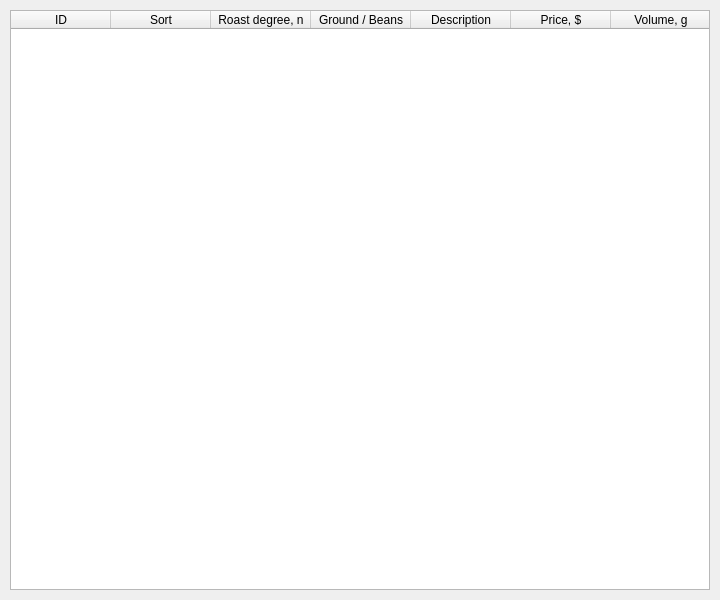
<?xml version="1.0" encoding="UTF-8"?>
<ui version="4.0">
 <class>MainWindow</class>
 <widget class="QMainWindow" name="MainWindow">
  <property name="geometry">
   <rect>
    <x>0</x>
    <y>0</y>
    <width>720</width>
    <height>600</height>
   </rect>
  </property>
  <property name="windowTitle">
   <string>Кофе</string>
  </property>
  <widget class="QWidget" name="centralwidget">
   <widget class="QTableWidget" name="tableWidget">
    <property name="geometry">
     <rect>
      <x>10</x>
      <y>10</y>
      <width>700</width>
      <height>580</height>
     </rect>
    </property>
    <property name="verticalScrollBarPolicy">
     <enum>Qt::ScrollBarAlwaysOff</enum>
    </property>
    <property name="horizontalScrollBarPolicy">
     <enum>Qt::ScrollBarAlwaysOff</enum>
    </property>
    <property name="showGrid">
     <bool>true</bool>
    </property>
    <property name="cornerButtonEnabled">
     <bool>true</bool>
    </property>
    <column>
     <property name="text">
      <string>ID</string>
     </property>
     <property name="textAlignment">
      <set>AlignCenter</set>
     </property>
    </column>
    <column>
     <property name="text">
      <string>Sort</string>
     </property>
     <property name="textAlignment">
      <set>AlignCenter</set>
     </property>
    </column>
    <column>
     <property name="text">
      <string>Roast degree, n</string>
     </property>
     <property name="textAlignment">
      <set>AlignCenter</set>
     </property>
    </column>
    <column>
     <property name="text">
      <string>Ground / Beans</string>
     </property>
     <property name="textAlignment">
      <set>AlignCenter</set>
     </property>
    </column>
    <column>
     <property name="text">
      <string>Description</string>
     </property>
     <property name="textAlignment">
      <set>AlignCenter</set>
     </property>
    </column>
    <column>
     <property name="text">
      <string>Price, $</string>
     </property>
     <property name="textAlignment">
      <set>AlignCenter</set>
     </property>
    </column>
    <column>
     <property name="text">
      <string>Volume, g</string>
     </property>
     <property name="textAlignment">
      <set>AlignCenter</set>
     </property>
    </column>
   </widget>
  </widget>
 </widget>
 <resources/>
 <connections/>
</ui>
